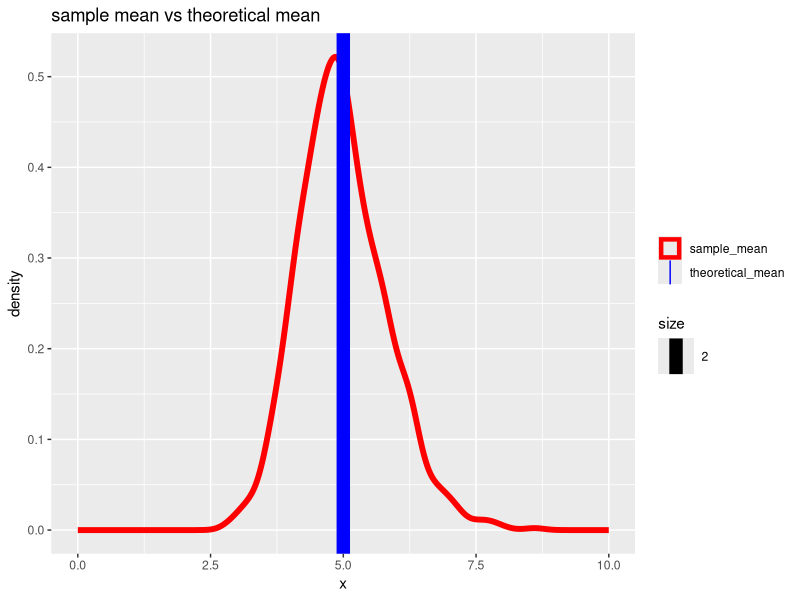
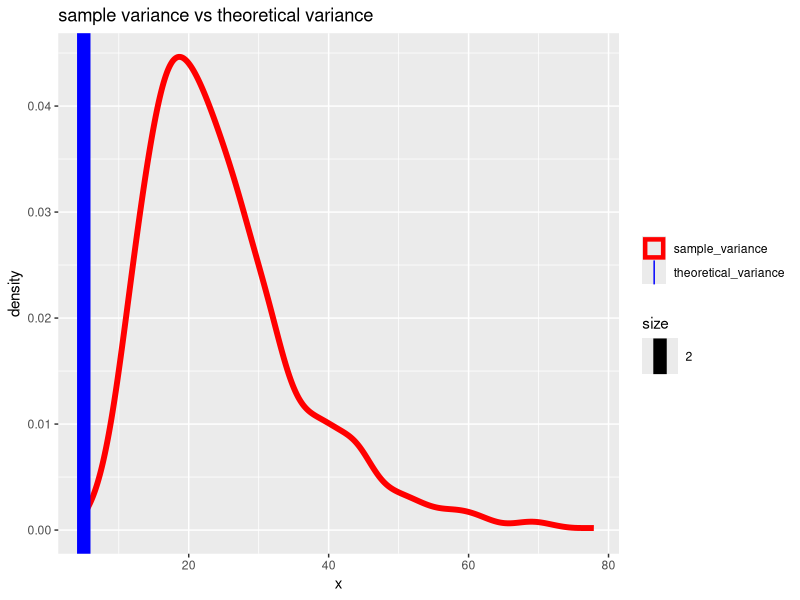
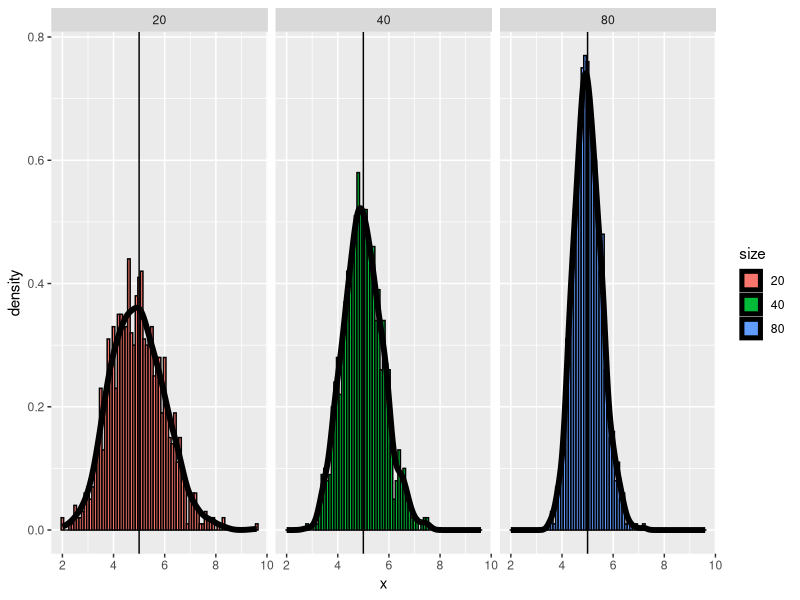

Write the R code that produced these figures, in order.
## exponential distribution 
## distribution of average of 40 samples.

library(ggplot2)

totalIterations <- 1000
sequence <- seq(1 : totalIterations)

lambda <- 0.2
n <- 40

meanOfAverages <- sapply(X = sequence, function(p) {
  samples <- rexp(n, lambda)
  round(mean(samples), 1)
})

dfMean <- data.frame("mean" = meanOfAverages)

g <- ggplot()
g <- g + geom_density(data = dfMean, aes(x = mean, color = "sample_mean"), size = 2)
g <- g + geom_vline(aes(xintercept = 1/lambda, size = 2, color = "theoretical_mean"))
g <- g + labs(x = "x", y = "density")
g <- g + ggtitle("sample mean vs theoretical mean")
g <- g + xlim(0, 10)
g <- g + scale_color_manual(name = "",
                            values = c("sample_mean" = "red", "theoretical_mean" = "blue"))

print(g)


## sample variance vs theoretical variance

varOfAverages <- sapply(X = sequence, function(p) {
  samples <- rexp(n, lambda)
  round(var(samples), 1)
})

dfVars <- data.frame("var" = varOfAverages)

g <- ggplot()
g <- g + geom_density(data = dfVars, aes(x = var, color = "sample_variance"), size = 2)
g <- g + geom_vline(aes(xintercept = 1/lambda, size = 2, color = "theoretical_variance"))
g <- g + labs(x = "x", y = "density")
g <- g + ggtitle("sample variance vs theoretical variance")
# g <- g + xlim(0, 10)
g <- g + scale_color_manual(name = "",
                            values = c("sample_variance" = "red", "theoretical_variance" = "blue"))

print(g)

## showing that the distribution is approximately normal.
sampleAverages <- function(n, df) {
  varOfAverages <- sapply(X = df, function(p) {
    samples <- rexp(n, lambda)
    round(mean(samples), 1)
  })
}

samples <- c(sampleAverages(20, seq(1 : totalIterations)), 
             sampleAverages(40, seq(1 : totalIterations)),
             sampleAverages(80, seq(1 : totalIterations)))
sampleCounts <- factor(rep(c(20, 40, 80), each = totalIterations))

samplesDf <- data.frame(x = samples, size = sampleCounts)

g <- ggplot(data = samplesDf, aes(x = x))
g <- g + geom_histogram(aes(y = ..density.., fill = size), binwidth = 0.1, colour = "black")##binwidth = 0.3)
g <- g + geom_vline(xintercept = 1/lambda)
g <- g + geom_density(size = 2, data = samplesDf, aes(x = x))
g <- g + facet_grid(. ~ size)
print(g)
## the plot shows that the mean of the distribution is around 5, which is the same as the 
# sample mean.


## super imposed plots
# g <- ggplot()
# g <- g + geom_density(data = df, aes(x = mean, xmin = 0, xmax = 10), color = "red")
# g <- g + geom_density(data = dfObs, aes(x = obs, xmin = 0, xmax = 10), color = "blue")
# g <- g + ggtitle("observations vs mean of observations")
# g <- g + labs(x = "x", y = "density")
# g <- g + xlim(0, 10)
# print(g)

dev.off()